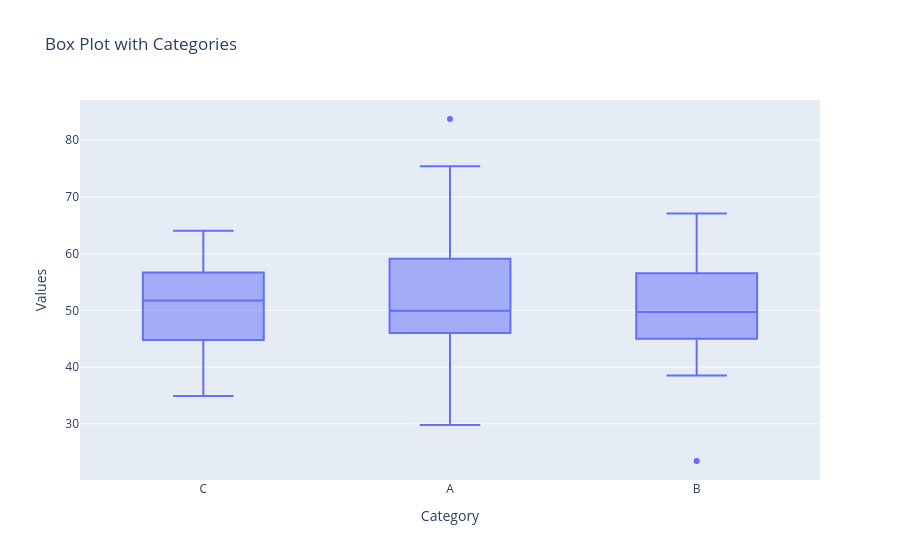

Notebook cell for this chart:
### Code cell
import plotly.express as px
import numpy as np
import pandas as pd

# Sample data with categories
np.random.seed(42)
data = {
    'Category': np.random.choice(['A', 'B', 'C'], 100),  # Random categories
    'Values': np.random.randn(100) * 10 + 50  # Random values
}

df = pd.DataFrame(data)

# Create a box plot with categories
fig = px.box(df, x="Category", y="Values", title="Box Plot with Categories")

# Show the plot
fig.show()

### Figure 1 — Plotly figure (JSON) as saved in the notebook; plotly's stock layout.template omitted (floating-point values rounded to 4 significant figures)
{"data": [{"alignmentgroup": "True", "hovertemplate": "Category=%{x}<br>Values=%{y}<extra></extra>", "legendgroup": "", "marker": {"color": "#636efa"}, "name": "", "notched": false, "offsetgroup": "", "orientation": "v", "showlegend": false, "type": "box", "x": ["C", "A", "C", "C", "A", "A", "C", "B", "C", "C", "C", "C", "A", "C", "B", "A", "B", "B", "B", "B", "A", "A", "B", "B", "A", "A", "A", "C", "C", "C", "B", "C", "B", "B", "C", "B", "C", "C", "A", "C", "A", "C", "C", "A", "A", "C", "B", "A", "B", "B", "B", "A", "B", "A", "B", "C", "C", "A", "C", "C", "B", "A", "B", "B", "B", "B", "B", "B", "B", "A", "C", "B", "B", "B", "B", "B", "B", "C", "C", "B", "C", "A", "B", "A", "A", "B", "C", "A", "B", "A", "A", "A", "A", "C", "A", "A", "A", "C", "A", "A"], "x0": " ", "xaxis": "x", "y": [55.82, 58.88, 58.94, 57.55, 47.93, 43.77, 34.92, 61.0, 48.22, 45.9, 61.8, 41.02, 58.35, 52.97, 39.62, 49.24, 59.73, 57.96, 64.95, 53.38, 83.72, 40.8, 46.01, 49.39, 35.81, 60.42, 59.04, 50.19, 44.66, 35.05, 42.11, 57.44, 47.88, 45.73, 55.01, 61.58, 52.57, 53.15, 63.72, 51.76, 46.91, 56.73, 47.43, 46.32, 62.74, 47.08, 23.45, 53.46, 46.04, 47.11, 54.53, 48.34, 52.15, 29.78, 40.57, 64.04, 49.81, 33.26, 39.27, 40.07, 51.02, 45.67, 43.41, 50.04, 54.78, 47.41, 44.25, 45.79, 53.4, 49.93, 57.67, 38.5, 42.25, 57.73, 41.98, 63.84, 64.05, 63.92, 41.19, 50.77, 45.07, 59.23, 67.07, 58.74, 50.09, 46.34, 56.49, 37.77, 55.36, 40.85, 56.21, 48.39, 46.12, 41.14, 46.43, 55.56, 60.44, 55.26, 63.64, 75.39], "y0": " ", "yaxis": "y"}], "layout": {"boxmode": "group", "legend": {"tracegroupgap": 0}, "title": {"text": "Box Plot with Categories"}, "xaxis": {"anchor": "y", "domain": [0, 1], "title": {"text": "Category"}}, "yaxis": {"anchor": "x", "domain": [0, 1], "title": {"text": "Values"}}}}
